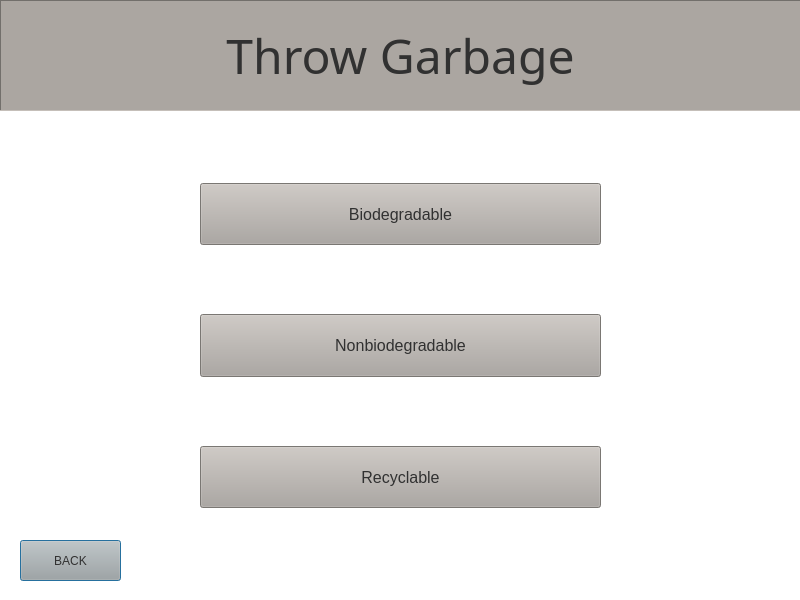
<?xml version="1.0" encoding="UTF-8"?>
<ui version="4.0">
 <class>throwWindow</class>
 <widget class="QDialog" name="throwWindow">
  <property name="geometry">
   <rect>
    <x>0</x>
    <y>0</y>
    <width>800</width>
    <height>600</height>
   </rect>
  </property>
  <property name="sizePolicy">
   <sizepolicy hsizetype="Fixed" vsizetype="Fixed">
    <horstretch>0</horstretch>
    <verstretch>0</verstretch>
   </sizepolicy>
  </property>
  <property name="maximumSize">
   <size>
    <width>800</width>
    <height>600</height>
   </size>
  </property>
  <property name="windowTitle">
   <string>Dialog</string>
  </property>
  <property name="styleSheet">
   <string notr="true">background-color: rgb(255, 255, 255);</string>
  </property>
  <widget class="QPushButton" name="BACK1">
   <property name="geometry">
    <rect>
     <x>20</x>
     <y>540</y>
     <width>101</width>
     <height>41</height>
    </rect>
   </property>
   <property name="palette">
    <palette>
     <active>
      <colorrole role="WindowText">
       <brush brushstyle="SolidPattern">
        <color alpha="255">
         <red>49</red>
         <green>49</green>
         <blue>49</blue>
        </color>
       </brush>
      </colorrole>
      <colorrole role="Button">
       <brush brushstyle="SolidPattern">
        <color alpha="255">
         <red>224</red>
         <green>218</green>
         <blue>211</blue>
        </color>
       </brush>
      </colorrole>
      <colorrole role="Text">
       <brush brushstyle="SolidPattern">
        <color alpha="255">
         <red>49</red>
         <green>49</green>
         <blue>49</blue>
        </color>
       </brush>
      </colorrole>
      <colorrole role="BrightText">
       <brush brushstyle="SolidPattern">
        <color alpha="255">
         <red>85</red>
         <green>85</green>
         <blue>127</blue>
        </color>
       </brush>
      </colorrole>
      <colorrole role="ButtonText">
       <brush brushstyle="SolidPattern">
        <color alpha="255">
         <red>49</red>
         <green>49</green>
         <blue>49</blue>
        </color>
       </brush>
      </colorrole>
      <colorrole role="Base">
       <brush brushstyle="SolidPattern">
        <color alpha="255">
         <red>224</red>
         <green>218</green>
         <blue>211</blue>
        </color>
       </brush>
      </colorrole>
      <colorrole role="Window">
       <brush brushstyle="SolidPattern">
        <color alpha="255">
         <red>224</red>
         <green>218</green>
         <blue>211</blue>
        </color>
       </brush>
      </colorrole>
      <colorrole role="Accent">
       <brush brushstyle="SolidPattern">
        <color alpha="255">
         <red>85</red>
         <green>85</green>
         <blue>127</blue>
        </color>
       </brush>
      </colorrole>
     </active>
     <inactive>
      <colorrole role="WindowText">
       <brush brushstyle="SolidPattern">
        <color alpha="255">
         <red>49</red>
         <green>49</green>
         <blue>49</blue>
        </color>
       </brush>
      </colorrole>
      <colorrole role="Button">
       <brush brushstyle="SolidPattern">
        <color alpha="255">
         <red>224</red>
         <green>218</green>
         <blue>211</blue>
        </color>
       </brush>
      </colorrole>
      <colorrole role="Text">
       <brush brushstyle="SolidPattern">
        <color alpha="255">
         <red>49</red>
         <green>49</green>
         <blue>49</blue>
        </color>
       </brush>
      </colorrole>
      <colorrole role="BrightText">
       <brush brushstyle="SolidPattern">
        <color alpha="255">
         <red>85</red>
         <green>85</green>
         <blue>127</blue>
        </color>
       </brush>
      </colorrole>
      <colorrole role="ButtonText">
       <brush brushstyle="SolidPattern">
        <color alpha="255">
         <red>49</red>
         <green>49</green>
         <blue>49</blue>
        </color>
       </brush>
      </colorrole>
      <colorrole role="Base">
       <brush brushstyle="SolidPattern">
        <color alpha="255">
         <red>224</red>
         <green>218</green>
         <blue>211</blue>
        </color>
       </brush>
      </colorrole>
      <colorrole role="Window">
       <brush brushstyle="SolidPattern">
        <color alpha="255">
         <red>224</red>
         <green>218</green>
         <blue>211</blue>
        </color>
       </brush>
      </colorrole>
      <colorrole role="Accent">
       <brush brushstyle="SolidPattern">
        <color alpha="255">
         <red>85</red>
         <green>85</green>
         <blue>127</blue>
        </color>
       </brush>
      </colorrole>
     </inactive>
     <disabled>
      <colorrole role="Button">
       <brush brushstyle="SolidPattern">
        <color alpha="255">
         <red>224</red>
         <green>218</green>
         <blue>211</blue>
        </color>
       </brush>
      </colorrole>
      <colorrole role="BrightText">
       <brush brushstyle="SolidPattern">
        <color alpha="255">
         <red>85</red>
         <green>85</green>
         <blue>127</blue>
        </color>
       </brush>
      </colorrole>
      <colorrole role="Base">
       <brush brushstyle="SolidPattern">
        <color alpha="255">
         <red>224</red>
         <green>218</green>
         <blue>211</blue>
        </color>
       </brush>
      </colorrole>
      <colorrole role="Window">
       <brush brushstyle="SolidPattern">
        <color alpha="255">
         <red>224</red>
         <green>218</green>
         <blue>211</blue>
        </color>
       </brush>
      </colorrole>
      <colorrole role="Accent">
       <brush brushstyle="SolidPattern">
        <color alpha="255">
         <red>85</red>
         <green>85</green>
         <blue>127</blue>
        </color>
       </brush>
      </colorrole>
     </disabled>
    </palette>
   </property>
   <property name="cursor">
    <cursorShape>PointingHandCursor</cursorShape>
   </property>
   <property name="styleSheet">
    <string notr="true">background-color: rgb(171, 166, 161);</string>
   </property>
   <property name="text">
    <string>BACK</string>
   </property>
  </widget>
  <widget class="QWidget" name="verticalLayoutWidget">
   <property name="geometry">
    <rect>
     <x>0</x>
     <y>0</y>
     <width>801</width>
     <height>111</height>
    </rect>
   </property>
   <layout class="QVBoxLayout" name="verticalLayout">
    <item>
     <widget class="QLabel" name="label">
      <property name="palette">
       <palette>
        <active>
         <colorrole role="WindowText">
          <brush brushstyle="SolidPattern">
           <color alpha="255">
            <red>49</red>
            <green>49</green>
            <blue>49</blue>
           </color>
          </brush>
         </colorrole>
         <colorrole role="Button">
          <brush brushstyle="SolidPattern">
           <color alpha="255">
            <red>224</red>
            <green>218</green>
            <blue>211</blue>
           </color>
          </brush>
         </colorrole>
         <colorrole role="Text">
          <brush brushstyle="SolidPattern">
           <color alpha="255">
            <red>49</red>
            <green>49</green>
            <blue>49</blue>
           </color>
          </brush>
         </colorrole>
         <colorrole role="BrightText">
          <brush brushstyle="SolidPattern">
           <color alpha="255">
            <red>85</red>
            <green>85</green>
            <blue>127</blue>
           </color>
          </brush>
         </colorrole>
         <colorrole role="ButtonText">
          <brush brushstyle="SolidPattern">
           <color alpha="255">
            <red>49</red>
            <green>49</green>
            <blue>49</blue>
           </color>
          </brush>
         </colorrole>
         <colorrole role="Base">
          <brush brushstyle="SolidPattern">
           <color alpha="255">
            <red>224</red>
            <green>218</green>
            <blue>211</blue>
           </color>
          </brush>
         </colorrole>
         <colorrole role="Window">
          <brush brushstyle="SolidPattern">
           <color alpha="255">
            <red>224</red>
            <green>218</green>
            <blue>211</blue>
           </color>
          </brush>
         </colorrole>
         <colorrole role="Accent">
          <brush brushstyle="SolidPattern">
           <color alpha="255">
            <red>85</red>
            <green>85</green>
            <blue>127</blue>
           </color>
          </brush>
         </colorrole>
        </active>
        <inactive>
         <colorrole role="WindowText">
          <brush brushstyle="SolidPattern">
           <color alpha="255">
            <red>49</red>
            <green>49</green>
            <blue>49</blue>
           </color>
          </brush>
         </colorrole>
         <colorrole role="Button">
          <brush brushstyle="SolidPattern">
           <color alpha="255">
            <red>224</red>
            <green>218</green>
            <blue>211</blue>
           </color>
          </brush>
         </colorrole>
         <colorrole role="Text">
          <brush brushstyle="SolidPattern">
           <color alpha="255">
            <red>49</red>
            <green>49</green>
            <blue>49</blue>
           </color>
          </brush>
         </colorrole>
         <colorrole role="BrightText">
          <brush brushstyle="SolidPattern">
           <color alpha="255">
            <red>85</red>
            <green>85</green>
            <blue>127</blue>
           </color>
          </brush>
         </colorrole>
         <colorrole role="ButtonText">
          <brush brushstyle="SolidPattern">
           <color alpha="255">
            <red>49</red>
            <green>49</green>
            <blue>49</blue>
           </color>
          </brush>
         </colorrole>
         <colorrole role="Base">
          <brush brushstyle="SolidPattern">
           <color alpha="255">
            <red>224</red>
            <green>218</green>
            <blue>211</blue>
           </color>
          </brush>
         </colorrole>
         <colorrole role="Window">
          <brush brushstyle="SolidPattern">
           <color alpha="255">
            <red>224</red>
            <green>218</green>
            <blue>211</blue>
           </color>
          </brush>
         </colorrole>
         <colorrole role="Accent">
          <brush brushstyle="SolidPattern">
           <color alpha="255">
            <red>85</red>
            <green>85</green>
            <blue>127</blue>
           </color>
          </brush>
         </colorrole>
        </inactive>
        <disabled>
         <colorrole role="Button">
          <brush brushstyle="SolidPattern">
           <color alpha="255">
            <red>224</red>
            <green>218</green>
            <blue>211</blue>
           </color>
          </brush>
         </colorrole>
         <colorrole role="BrightText">
          <brush brushstyle="SolidPattern">
           <color alpha="255">
            <red>85</red>
            <green>85</green>
            <blue>127</blue>
           </color>
          </brush>
         </colorrole>
         <colorrole role="Base">
          <brush brushstyle="SolidPattern">
           <color alpha="255">
            <red>224</red>
            <green>218</green>
            <blue>211</blue>
           </color>
          </brush>
         </colorrole>
         <colorrole role="Window">
          <brush brushstyle="SolidPattern">
           <color alpha="255">
            <red>224</red>
            <green>218</green>
            <blue>211</blue>
           </color>
          </brush>
         </colorrole>
         <colorrole role="Accent">
          <brush brushstyle="SolidPattern">
           <color alpha="255">
            <red>85</red>
            <green>85</green>
            <blue>127</blue>
           </color>
          </brush>
         </colorrole>
        </disabled>
       </palette>
      </property>
      <property name="font">
       <font>
        <family>Tw Cen MT Condensed</family>
        <pointsize>36</pointsize>
       </font>
      </property>
      <property name="styleSheet">
       <string notr="true">background-color: rgb(171, 166, 161);</string>
      </property>
      <property name="frameShape">
       <enum>QFrame::Panel</enum>
      </property>
      <property name="frameShadow">
       <enum>QFrame::Sunken</enum>
      </property>
      <property name="text">
       <string>Throw Garbage</string>
      </property>
      <property name="alignment">
       <set>Qt::AlignCenter</set>
      </property>
     </widget>
    </item>
   </layout>
  </widget>
  <widget class="QWidget" name="verticalLayoutWidget_2">
   <property name="geometry">
    <rect>
     <x>200</x>
     <y>120</y>
     <width>401</width>
     <height>451</height>
    </rect>
   </property>
   <layout class="QVBoxLayout" name="verticalLayout_2">
    <item>
     <spacer name="spacertop">
      <property name="orientation">
       <enum>Qt::Vertical</enum>
      </property>
      <property name="sizeHint" stdset="0">
       <size>
        <width>20</width>
        <height>40</height>
       </size>
      </property>
     </spacer>
    </item>
    <item>
     <widget class="QPushButton" name="BIO">
      <property name="sizePolicy">
       <sizepolicy hsizetype="Minimum" vsizetype="Expanding">
        <horstretch>0</horstretch>
        <verstretch>0</verstretch>
       </sizepolicy>
      </property>
      <property name="palette">
       <palette>
        <active>
         <colorrole role="WindowText">
          <brush brushstyle="SolidPattern">
           <color alpha="255">
            <red>49</red>
            <green>49</green>
            <blue>49</blue>
           </color>
          </brush>
         </colorrole>
         <colorrole role="Button">
          <brush brushstyle="SolidPattern">
           <color alpha="255">
            <red>224</red>
            <green>218</green>
            <blue>211</blue>
           </color>
          </brush>
         </colorrole>
         <colorrole role="Text">
          <brush brushstyle="SolidPattern">
           <color alpha="255">
            <red>49</red>
            <green>49</green>
            <blue>49</blue>
           </color>
          </brush>
         </colorrole>
         <colorrole role="BrightText">
          <brush brushstyle="SolidPattern">
           <color alpha="255">
            <red>85</red>
            <green>85</green>
            <blue>127</blue>
           </color>
          </brush>
         </colorrole>
         <colorrole role="ButtonText">
          <brush brushstyle="SolidPattern">
           <color alpha="255">
            <red>49</red>
            <green>49</green>
            <blue>49</blue>
           </color>
          </brush>
         </colorrole>
         <colorrole role="Base">
          <brush brushstyle="SolidPattern">
           <color alpha="255">
            <red>224</red>
            <green>218</green>
            <blue>211</blue>
           </color>
          </brush>
         </colorrole>
         <colorrole role="Window">
          <brush brushstyle="SolidPattern">
           <color alpha="255">
            <red>224</red>
            <green>218</green>
            <blue>211</blue>
           </color>
          </brush>
         </colorrole>
         <colorrole role="Accent">
          <brush brushstyle="SolidPattern">
           <color alpha="255">
            <red>85</red>
            <green>85</green>
            <blue>127</blue>
           </color>
          </brush>
         </colorrole>
        </active>
        <inactive>
         <colorrole role="WindowText">
          <brush brushstyle="SolidPattern">
           <color alpha="255">
            <red>49</red>
            <green>49</green>
            <blue>49</blue>
           </color>
          </brush>
         </colorrole>
         <colorrole role="Button">
          <brush brushstyle="SolidPattern">
           <color alpha="255">
            <red>224</red>
            <green>218</green>
            <blue>211</blue>
           </color>
          </brush>
         </colorrole>
         <colorrole role="Text">
          <brush brushstyle="SolidPattern">
           <color alpha="255">
            <red>49</red>
            <green>49</green>
            <blue>49</blue>
           </color>
          </brush>
         </colorrole>
         <colorrole role="BrightText">
          <brush brushstyle="SolidPattern">
           <color alpha="255">
            <red>85</red>
            <green>85</green>
            <blue>127</blue>
           </color>
          </brush>
         </colorrole>
         <colorrole role="ButtonText">
          <brush brushstyle="SolidPattern">
           <color alpha="255">
            <red>49</red>
            <green>49</green>
            <blue>49</blue>
           </color>
          </brush>
         </colorrole>
         <colorrole role="Base">
          <brush brushstyle="SolidPattern">
           <color alpha="255">
            <red>224</red>
            <green>218</green>
            <blue>211</blue>
           </color>
          </brush>
         </colorrole>
         <colorrole role="Window">
          <brush brushstyle="SolidPattern">
           <color alpha="255">
            <red>224</red>
            <green>218</green>
            <blue>211</blue>
           </color>
          </brush>
         </colorrole>
         <colorrole role="Accent">
          <brush brushstyle="SolidPattern">
           <color alpha="255">
            <red>85</red>
            <green>85</green>
            <blue>127</blue>
           </color>
          </brush>
         </colorrole>
        </inactive>
        <disabled>
         <colorrole role="Button">
          <brush brushstyle="SolidPattern">
           <color alpha="255">
            <red>224</red>
            <green>218</green>
            <blue>211</blue>
           </color>
          </brush>
         </colorrole>
         <colorrole role="BrightText">
          <brush brushstyle="SolidPattern">
           <color alpha="255">
            <red>85</red>
            <green>85</green>
            <blue>127</blue>
           </color>
          </brush>
         </colorrole>
         <colorrole role="Base">
          <brush brushstyle="SolidPattern">
           <color alpha="255">
            <red>224</red>
            <green>218</green>
            <blue>211</blue>
           </color>
          </brush>
         </colorrole>
         <colorrole role="Window">
          <brush brushstyle="SolidPattern">
           <color alpha="255">
            <red>224</red>
            <green>218</green>
            <blue>211</blue>
           </color>
          </brush>
         </colorrole>
         <colorrole role="Accent">
          <brush brushstyle="SolidPattern">
           <color alpha="255">
            <red>85</red>
            <green>85</green>
            <blue>127</blue>
           </color>
          </brush>
         </colorrole>
        </disabled>
       </palette>
      </property>
      <property name="font">
       <font>
        <pointsize>12</pointsize>
       </font>
      </property>
      <property name="cursor">
       <cursorShape>PointingHandCursor</cursorShape>
      </property>
      <property name="acceptDrops">
       <bool>false</bool>
      </property>
      <property name="styleSheet">
       <string notr="true">background-color: rgb(171, 166, 161);</string>
      </property>
      <property name="text">
       <string>Biodegradable</string>
      </property>
     </widget>
    </item>
    <item>
     <spacer name="spacermid1">
      <property name="orientation">
       <enum>Qt::Vertical</enum>
      </property>
      <property name="sizeHint" stdset="0">
       <size>
        <width>20</width>
        <height>40</height>
       </size>
      </property>
     </spacer>
    </item>
    <item>
     <widget class="QPushButton" name="NONBIO">
      <property name="sizePolicy">
       <sizepolicy hsizetype="Minimum" vsizetype="Expanding">
        <horstretch>0</horstretch>
        <verstretch>0</verstretch>
       </sizepolicy>
      </property>
      <property name="palette">
       <palette>
        <active>
         <colorrole role="WindowText">
          <brush brushstyle="SolidPattern">
           <color alpha="255">
            <red>49</red>
            <green>49</green>
            <blue>49</blue>
           </color>
          </brush>
         </colorrole>
         <colorrole role="Button">
          <brush brushstyle="SolidPattern">
           <color alpha="255">
            <red>224</red>
            <green>218</green>
            <blue>211</blue>
           </color>
          </brush>
         </colorrole>
         <colorrole role="Text">
          <brush brushstyle="SolidPattern">
           <color alpha="255">
            <red>49</red>
            <green>49</green>
            <blue>49</blue>
           </color>
          </brush>
         </colorrole>
         <colorrole role="BrightText">
          <brush brushstyle="SolidPattern">
           <color alpha="255">
            <red>85</red>
            <green>85</green>
            <blue>127</blue>
           </color>
          </brush>
         </colorrole>
         <colorrole role="ButtonText">
          <brush brushstyle="SolidPattern">
           <color alpha="255">
            <red>49</red>
            <green>49</green>
            <blue>49</blue>
           </color>
          </brush>
         </colorrole>
         <colorrole role="Base">
          <brush brushstyle="SolidPattern">
           <color alpha="255">
            <red>224</red>
            <green>218</green>
            <blue>211</blue>
           </color>
          </brush>
         </colorrole>
         <colorrole role="Window">
          <brush brushstyle="SolidPattern">
           <color alpha="255">
            <red>224</red>
            <green>218</green>
            <blue>211</blue>
           </color>
          </brush>
         </colorrole>
         <colorrole role="Accent">
          <brush brushstyle="SolidPattern">
           <color alpha="255">
            <red>85</red>
            <green>85</green>
            <blue>127</blue>
           </color>
          </brush>
         </colorrole>
        </active>
        <inactive>
         <colorrole role="WindowText">
          <brush brushstyle="SolidPattern">
           <color alpha="255">
            <red>49</red>
            <green>49</green>
            <blue>49</blue>
           </color>
          </brush>
         </colorrole>
         <colorrole role="Button">
          <brush brushstyle="SolidPattern">
           <color alpha="255">
            <red>224</red>
            <green>218</green>
            <blue>211</blue>
           </color>
          </brush>
         </colorrole>
         <colorrole role="Text">
          <brush brushstyle="SolidPattern">
           <color alpha="255">
            <red>49</red>
            <green>49</green>
            <blue>49</blue>
           </color>
          </brush>
         </colorrole>
         <colorrole role="BrightText">
          <brush brushstyle="SolidPattern">
           <color alpha="255">
            <red>85</red>
            <green>85</green>
            <blue>127</blue>
           </color>
          </brush>
         </colorrole>
         <colorrole role="ButtonText">
          <brush brushstyle="SolidPattern">
           <color alpha="255">
            <red>49</red>
            <green>49</green>
            <blue>49</blue>
           </color>
          </brush>
         </colorrole>
         <colorrole role="Base">
          <brush brushstyle="SolidPattern">
           <color alpha="255">
            <red>224</red>
            <green>218</green>
            <blue>211</blue>
           </color>
          </brush>
         </colorrole>
         <colorrole role="Window">
          <brush brushstyle="SolidPattern">
           <color alpha="255">
            <red>224</red>
            <green>218</green>
            <blue>211</blue>
           </color>
          </brush>
         </colorrole>
         <colorrole role="Accent">
          <brush brushstyle="SolidPattern">
           <color alpha="255">
            <red>85</red>
            <green>85</green>
            <blue>127</blue>
           </color>
          </brush>
         </colorrole>
        </inactive>
        <disabled>
         <colorrole role="Button">
          <brush brushstyle="SolidPattern">
           <color alpha="255">
            <red>224</red>
            <green>218</green>
            <blue>211</blue>
           </color>
          </brush>
         </colorrole>
         <colorrole role="BrightText">
          <brush brushstyle="SolidPattern">
           <color alpha="255">
            <red>85</red>
            <green>85</green>
            <blue>127</blue>
           </color>
          </brush>
         </colorrole>
         <colorrole role="Base">
          <brush brushstyle="SolidPattern">
           <color alpha="255">
            <red>224</red>
            <green>218</green>
            <blue>211</blue>
           </color>
          </brush>
         </colorrole>
         <colorrole role="Window">
          <brush brushstyle="SolidPattern">
           <color alpha="255">
            <red>224</red>
            <green>218</green>
            <blue>211</blue>
           </color>
          </brush>
         </colorrole>
         <colorrole role="Accent">
          <brush brushstyle="SolidPattern">
           <color alpha="255">
            <red>85</red>
            <green>85</green>
            <blue>127</blue>
           </color>
          </brush>
         </colorrole>
        </disabled>
       </palette>
      </property>
      <property name="font">
       <font>
        <pointsize>12</pointsize>
       </font>
      </property>
      <property name="cursor">
       <cursorShape>PointingHandCursor</cursorShape>
      </property>
      <property name="styleSheet">
       <string notr="true">background-color: rgb(171, 166, 161);</string>
      </property>
      <property name="text">
       <string>Nonbiodegradable</string>
      </property>
     </widget>
    </item>
    <item>
     <spacer name="spacerbot">
      <property name="orientation">
       <enum>Qt::Vertical</enum>
      </property>
      <property name="sizeHint" stdset="0">
       <size>
        <width>20</width>
        <height>40</height>
       </size>
      </property>
     </spacer>
    </item>
    <item>
     <widget class="QPushButton" name="RECYC">
      <property name="enabled">
       <bool>true</bool>
      </property>
      <property name="sizePolicy">
       <sizepolicy hsizetype="Minimum" vsizetype="Expanding">
        <horstretch>0</horstretch>
        <verstretch>0</verstretch>
       </sizepolicy>
      </property>
      <property name="palette">
       <palette>
        <active>
         <colorrole role="WindowText">
          <brush brushstyle="SolidPattern">
           <color alpha="255">
            <red>49</red>
            <green>49</green>
            <blue>49</blue>
           </color>
          </brush>
         </colorrole>
         <colorrole role="Button">
          <brush brushstyle="SolidPattern">
           <color alpha="255">
            <red>224</red>
            <green>218</green>
            <blue>211</blue>
           </color>
          </brush>
         </colorrole>
         <colorrole role="Text">
          <brush brushstyle="SolidPattern">
           <color alpha="255">
            <red>49</red>
            <green>49</green>
            <blue>49</blue>
           </color>
          </brush>
         </colorrole>
         <colorrole role="BrightText">
          <brush brushstyle="SolidPattern">
           <color alpha="255">
            <red>85</red>
            <green>85</green>
            <blue>127</blue>
           </color>
          </brush>
         </colorrole>
         <colorrole role="ButtonText">
          <brush brushstyle="SolidPattern">
           <color alpha="255">
            <red>49</red>
            <green>49</green>
            <blue>49</blue>
           </color>
          </brush>
         </colorrole>
         <colorrole role="Base">
          <brush brushstyle="SolidPattern">
           <color alpha="255">
            <red>224</red>
            <green>218</green>
            <blue>211</blue>
           </color>
          </brush>
         </colorrole>
         <colorrole role="Window">
          <brush brushstyle="SolidPattern">
           <color alpha="255">
            <red>224</red>
            <green>218</green>
            <blue>211</blue>
           </color>
          </brush>
         </colorrole>
         <colorrole role="Accent">
          <brush brushstyle="SolidPattern">
           <color alpha="255">
            <red>85</red>
            <green>85</green>
            <blue>127</blue>
           </color>
          </brush>
         </colorrole>
        </active>
        <inactive>
         <colorrole role="WindowText">
          <brush brushstyle="SolidPattern">
           <color alpha="255">
            <red>49</red>
            <green>49</green>
            <blue>49</blue>
           </color>
          </brush>
         </colorrole>
         <colorrole role="Button">
          <brush brushstyle="SolidPattern">
           <color alpha="255">
            <red>224</red>
            <green>218</green>
            <blue>211</blue>
           </color>
          </brush>
         </colorrole>
         <colorrole role="Text">
          <brush brushstyle="SolidPattern">
           <color alpha="255">
            <red>49</red>
            <green>49</green>
            <blue>49</blue>
           </color>
          </brush>
         </colorrole>
         <colorrole role="BrightText">
          <brush brushstyle="SolidPattern">
           <color alpha="255">
            <red>85</red>
            <green>85</green>
            <blue>127</blue>
           </color>
          </brush>
         </colorrole>
         <colorrole role="ButtonText">
          <brush brushstyle="SolidPattern">
           <color alpha="255">
            <red>49</red>
            <green>49</green>
            <blue>49</blue>
           </color>
          </brush>
         </colorrole>
         <colorrole role="Base">
          <brush brushstyle="SolidPattern">
           <color alpha="255">
            <red>224</red>
            <green>218</green>
            <blue>211</blue>
           </color>
          </brush>
         </colorrole>
         <colorrole role="Window">
          <brush brushstyle="SolidPattern">
           <color alpha="255">
            <red>224</red>
            <green>218</green>
            <blue>211</blue>
           </color>
          </brush>
         </colorrole>
         <colorrole role="Accent">
          <brush brushstyle="SolidPattern">
           <color alpha="255">
            <red>85</red>
            <green>85</green>
            <blue>127</blue>
           </color>
          </brush>
         </colorrole>
        </inactive>
        <disabled>
         <colorrole role="Button">
          <brush brushstyle="SolidPattern">
           <color alpha="255">
            <red>224</red>
            <green>218</green>
            <blue>211</blue>
           </color>
          </brush>
         </colorrole>
         <colorrole role="BrightText">
          <brush brushstyle="SolidPattern">
           <color alpha="255">
            <red>85</red>
            <green>85</green>
            <blue>127</blue>
           </color>
          </brush>
         </colorrole>
         <colorrole role="Base">
          <brush brushstyle="SolidPattern">
           <color alpha="255">
            <red>224</red>
            <green>218</green>
            <blue>211</blue>
           </color>
          </brush>
         </colorrole>
         <colorrole role="Window">
          <brush brushstyle="SolidPattern">
           <color alpha="255">
            <red>224</red>
            <green>218</green>
            <blue>211</blue>
           </color>
          </brush>
         </colorrole>
         <colorrole role="Accent">
          <brush brushstyle="SolidPattern">
           <color alpha="255">
            <red>85</red>
            <green>85</green>
            <blue>127</blue>
           </color>
          </brush>
         </colorrole>
        </disabled>
       </palette>
      </property>
      <property name="font">
       <font>
        <pointsize>12</pointsize>
       </font>
      </property>
      <property name="cursor">
       <cursorShape>PointingHandCursor</cursorShape>
      </property>
      <property name="styleSheet">
       <string notr="true">background-color: rgb(171, 166, 161);</string>
      </property>
      <property name="text">
       <string>Recyclable</string>
      </property>
     </widget>
    </item>
    <item>
     <spacer name="spacermid2">
      <property name="orientation">
       <enum>Qt::Vertical</enum>
      </property>
      <property name="sizeHint" stdset="0">
       <size>
        <width>20</width>
        <height>40</height>
       </size>
      </property>
     </spacer>
    </item>
   </layout>
  </widget>
 </widget>
 <resources/>
 <connections/>
</ui>
